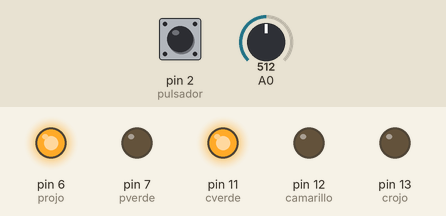
Recording of a sketch running on a simulated Arduino Uno, built with avr-gcc and run on an emulated ATmega328P. Parts: output pins drawn as LEDs (lit = HIGH). Dashed ring = blinking. The inputs (shaded band) are chosen by the test bench; at power-on: pin 2 (pulsador) HIGH, A0 = 512.

Above: at 1.2 s.
1.3 s: pin 2 (pulsador) pulled LOW for 0.15 s
At 2.2 s:
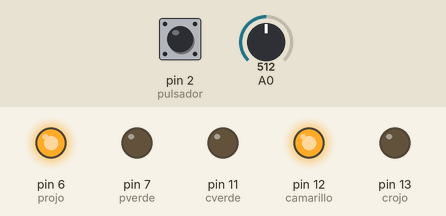
4.3 s: pin 2 (pulsador) pulled LOW for 3.2 s
At 5.7 s:
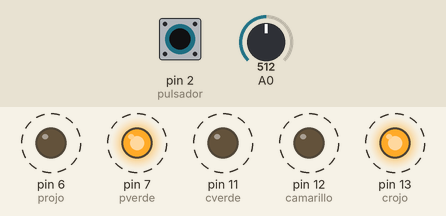
Timing chart, 0 to 10.4 s (numbered marks = the images above; inputs shaded):
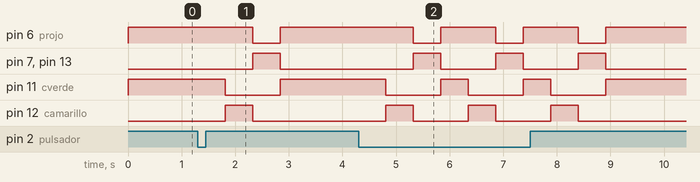

The sketch:

P2_3_Semaforo_Potenciometro_Push.ino
```cpp
int crojo = 13;
int camarillo = 12;
int cverde = 11;
int projo = 6;
int pverde = 7;
int pulsador = 2;;
int state = LOW;
int frec = 1000;

void setup() {
  // put your setup code here, to run once:
  pinMode(crojo, OUTPUT);
  pinMode(camarillo, OUTPUT);
  pinMode(cverde, OUTPUT);
  pinMode(projo, OUTPUT);
  pinMode(pverde, OUTPUT);
  pinMode(pulsador, INPUT);
}

void loop() {
  // put your main code here, to run repeatedly:
  frec = analogRead(A0);
  digitalWrite(projo, HIGH);
  digitalWrite(cverde, HIGH);
  if (digitalRead(pulsador) == LOW) {
    state = HIGH;
  } else {
    state = LOW;
  }
  if (state == HIGH) {
    delay(frec);
    digitalWrite(cverde, LOW);
    digitalWrite(camarillo, HIGH);
    delay(frec);
    digitalWrite(camarillo, LOW);
    digitalWrite(projo, LOW);
    digitalWrite(pverde, HIGH);
    digitalWrite(crojo, HIGH);
    delay(frec);
    digitalWrite(crojo, LOW);
    digitalWrite(pverde, LOW);
    state = LOW;
  } else {
    digitalWrite(projo, HIGH);
    digitalWrite(cverde, HIGH);
  }
}
```

Measured:
- after the input at 1.3 s, pin 6 (projo): HIGH → LOW after 1.0 s, → HIGH 0.51 s later; pin 7 (pverde), pin 13 (crojo): LOW → HIGH after 1.0 s, → LOW 0.51 s later; pin 11 (cverde): HIGH → LOW after 0.51 s, → HIGH 1.0 s later; pin 12 (camarillo): LOW → HIGH after 0.51 s, → LOW 0.51 s later
- after the input at 4.3 s, pin 6 (projo): alternates HIGH for 1.0 s and LOW for 0.51 s, 6 changes in all, then stays HIGH, starting after 1.0 s; pin 7 (pverde): alternates HIGH for 0.51 s and LOW for 1.0 s, 6 changes in all, then stays LOW, starting after 1.0 s
